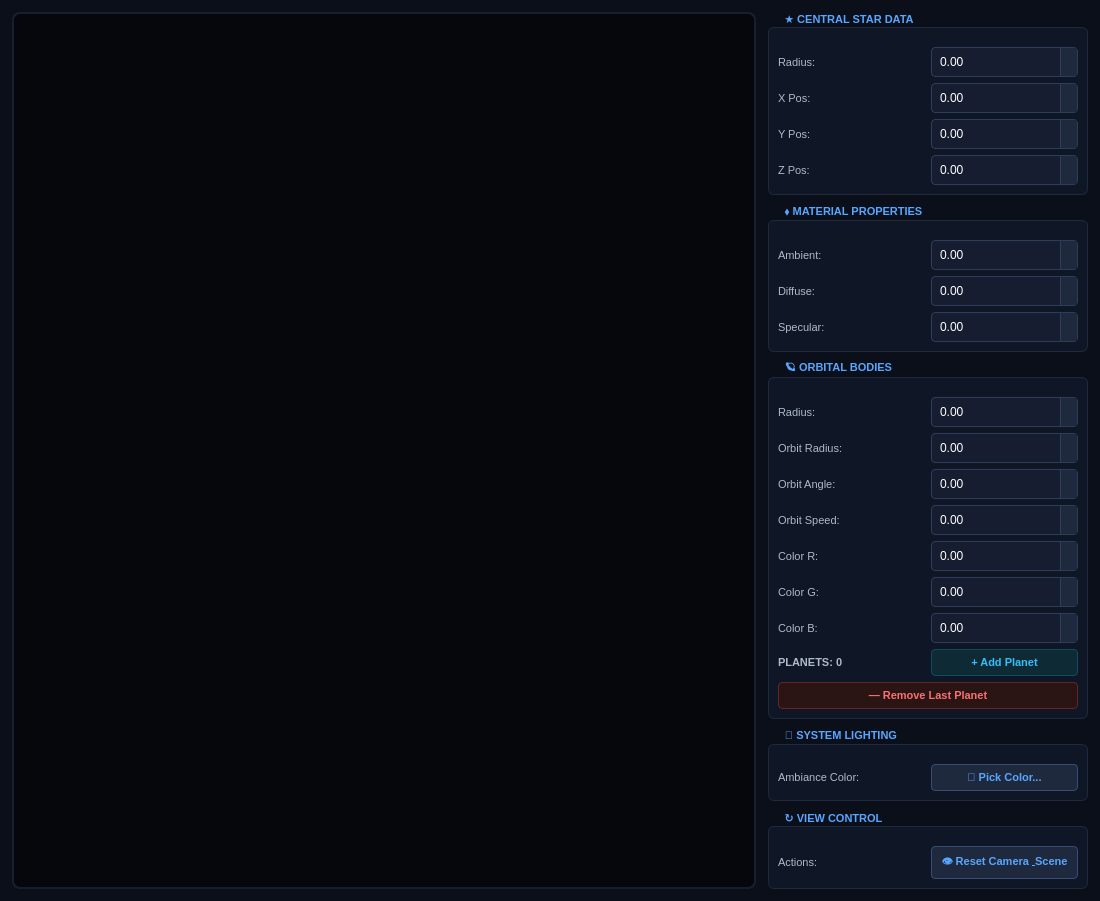
<?xml version="1.0" encoding="UTF-8"?>
<ui version="4.0">
 <class>MainWindow</class>
 <widget class="QMainWindow" name="MainWindow">
  <property name="geometry">
   <rect>
    <x>0</x>
    <y>0</y>
    <width>1100</width>
    <height>800</height>
   </rect>
  </property>
  <property name="windowTitle">
   <string>Planet System Designer — ГРЕМИНI ED.</string>
  </property>
  <property name="styleSheet">
   <string notr="true">
    /* Глобальный стиль космического интерфейса */
    QMainWindow {
        background-color: #0b0f19;
    }
    QWidget#centralwidget {
        background-color: #0b0f19;
    }
    
    /* Стилизация панелей групп (Сайдбары) */
    QGroupBox {
        font-family: &quot;Segoe UI&quot;, &quot;Arial&quot;;
        font-size: 11px;
        font-weight: bold;
        color: #58a6ff;
        border: 1px solid #1f293d;
        border-radius: 6px;
        margin-top: 15px;
        padding-top: 10px;
        background-color: #0f1626;
    }
    QGroupBox::title {
        subcontrol-origin: margin;
        subcontrol-position: top left;
        left: 10px;
        padding: 0 5px;
    }

    /* Метки */
    QLabel {
        color: #adbac7;
        font-family: &quot;Segoe UI&quot;;
        font-size: 11px;
    }

    /* Поля ввода чисел (SpinBox) */
    QDoubleSpinBox {
        background-color: #161d30;
        color: #ffffff;
        border: 1px solid #2d3d5a;
        border-radius: 4px;
        padding: 4px 6px;
        min-height: 20px;
    }
    QDoubleSpinBox:focus {
        border: 1px solid #58a6ff;
        background-color: #1b243c;
    }
    QDoubleSpinBox::up-button, QDoubleSpinBox::down-button {
        background: #1f293d;
        border-left: 1px solid #2d3d5a;
        width: 16px;
    }
    QDoubleSpinBox::up-button:hover, QDoubleSpinBox::down-button:hover {
        background: #283854;
    }

    /* Интерактивные кнопки */
    QPushButton {
        background-color: #1f293d;
        color: #58a6ff;
        border: 1px solid #384d75;
        border-radius: 4px;
        padding: 6px;
        font-family: &quot;Segoe UI&quot;;
        font-weight: bold;
        font-size: 11px;
    }
    QPushButton:hover {
        background-color: #283854;
        border: 1px solid #58a6ff;
        color: #ffffff;
    }
    QPushButton:pressed {
        background-color: #111827;
    }

    /* Кастомный стиль для опасных/акцентных действий (типа добавления/удаления) */
    QPushButton#button_addPlanet {
        background-color: #0e2a35;
        border: 1px solid #114b5f;
        color: #38bdf8;
    }
    QPushButton#button_addPlanet:hover {
        background-color: #114b5f;
        border: 1px solid #38bdf8;
        color: #ffffff;
    }
    QPushButton#button_removePlanet {
        background-color: #2a1414;
        border: 1px solid #632525;
        color: #f87171;
    }
    QPushButton#button_removePlanet:hover {
        background-color: #632525;
        border: 1px solid #f87171;
        color: #ffffff;
    }

    /* Область рендеринга КГ */
    QGraphicsView {
        background-color: #05070c;
        border: 2px solid #161f30;
        border-radius: 8px;
    }
   </string>
  </property>
  <widget class="QWidget" name="centralwidget">
   <layout class="QHBoxLayout" name="horizontalLayout_main">
    <property name="spacing">
     <number>12</number>
    </property>
    <property name="leftMargin">
     <number>12</number>
    </property>
    <property name="topMargin">
     <number>12</number>
    </property>
    <property name="rightMargin">
     <number>12</number>
    </property>
    <property name="bottomMargin">
     <number>12</number>
    </property>
    
    <item>
     <widget class="QGraphicsView" name="graphicsView">
      <property name="sizePolicy">
       <sizepolicy hsizetype="Expanding" vsizetype="Expanding">
       <horstretch>0</horstretch>
        <verstretch>0</verstretch>
       </sizepolicy>
      </property>
     </widget>
    </item>
    
    <item>
     <widget class="QWidget" name="panelContainer" native="true">
      <property name="minimumSize">
       <size>
        <width>320</width>
        <height>0</height>
       </size>
      </property>
      <property name="maximumSize">
       <size>
        <width>340</width>
        <height>16777215</height>
       </size>
      </property>
      <layout class="QVBoxLayout" name="verticalLayout_sidebar">
       <property name="spacing">
        <number>10</number>
       </property>
       <property name="margin">
        <number>0</number>
       </property>
       
       <item>
        <widget class="QGroupBox" name="group_star">
         <property name="title">
          <string>★ CENTRAL STAR DATA</string>
         </property>
         <layout class="QGridLayout" name="gridLayout_star">
          <item row="0" column="0">
           <widget class="QLabel" name="label_1"><property name="text"><string>Radius:</string></property></widget>
          </item>
          <item row="0" column="1">
           <widget class="QDoubleSpinBox" name="spinBox_starRadius"/>
          </item>
          <item row="1" column="0">
           <widget class="QLabel" name="label_2"><property name="text"><string>X Pos:</string></property></widget>
          </item>
          <item row="1" column="1">
           <widget class="QDoubleSpinBox" name="spinBox_starX"/>
          </item>
          <item row="2" column="0">
           <widget class="QLabel" name="label_3"><property name="text"><string>Y Pos:</string></property></widget>
          </item>
          <item row="2" column="1">
           <widget class="QDoubleSpinBox" name="spinBox_starY"/>
          </item>
          <item row="3" column="0">
           <widget class="QLabel" name="label_4"><property name="text"><string>Z Pos:</string></property></widget>
          </item>
          <item row="3" column="1">
           <widget class="QDoubleSpinBox" name="spinBox_starZ"/>
          </item>
         </layout>
        </widget>
       </item>
       
       <item>
        <widget class="QGroupBox" name="group_material">
         <property name="title">
          <string>⬧ MATERIAL PROPERTIES</string>
         </property>
         <layout class="QGridLayout" name="gridLayout_material">
          <item row="0" column="0">
           <widget class="QLabel" name="label_5"><property name="text"><string>Ambient:</string></property></widget>
          </item>
          <item row="0" column="1">
           <widget class="QDoubleSpinBox" name="spinBox_matAmbient"/>
          </item>
          <item row="1" column="0">
           <widget class="QLabel" name="label_6"><property name="text"><string>Diffuse:</string></property></widget>
          </item>
          <item row="1" column="1">
           <widget class="QDoubleSpinBox" name="spinBox_matDiffuse"/>
          </item>
          <item row="2" column="0">
           <widget class="QLabel" name="label_7"><property name="text"><string>Specular:</string></property></widget>
          </item>
          <item row="2" column="1">
           <widget class="QDoubleSpinBox" name="spinBox_matSpecular"/>
          </item>
         </layout>
        </widget>
       </item>
       
       <item>
        <widget class="QGroupBox" name="group_planets">
         <property name="title">
          <string>🪐 ORBITAL BODIES</string>
         </property>
         <layout class="QVBoxLayout" name="verticalLayout_planets">
          <item>
           <layout class="QGridLayout" name="gridLayout_planetParams">
            <item row="0" column="0">
             <widget class="QLabel" name="label_8"><property name="text"><string>Radius:</string></property></widget>
             </item>
            <item row="0" column="1">
             <widget class="QDoubleSpinBox" name="spinBox_planetRadius"/>
            </item>
            <item row="1" column="0">
             <widget class="QLabel" name="label_9"><property name="text"><string>Orbit Radius:</string></property></widget>
            </item>
            <item row="1" column="1">
             <widget class="QDoubleSpinBox" name="spinBox_planetOrbitRadius"/>
            </item>
            <item row="2" column="0">
             <widget class="QLabel" name="label_10"><property name="text"><string>Orbit Angle:</string></property></widget>
            </item>
            <item row="2" column="1">
             <widget class="QDoubleSpinBox" name="spinBox_planetOrbitAngle"/>
            </item>
            <item row="3" column="0">
             <widget class="QLabel" name="label_11"><property name="text"><string>Orbit Speed:</string></property></widget>
            </item>
            <item row="3" column="1">
             <widget class="QDoubleSpinBox" name="spinBox_planetOrbitSpeed"/>
            </item>
            <item row="4" column="0">
             <widget class="QLabel" name="label_12"><property name="text"><string>Color R:</string></property></widget>
            </item>
            <item row="4" column="1">
             <widget class="QDoubleSpinBox" name="spinBox_planetColorR"/>
            </item>
            <item row="5" column="0">
             <widget class="QLabel" name="label_13"><property name="text"><string>Color G:</string></property></widget>
            </item>
            <item row="5" column="1">
             <widget class="QDoubleSpinBox" name="spinBox_planetColorG"/>
            </item>
            <item row="6" column="0">
             <widget class="QLabel" name="label_14"><property name="text"><string>Color B:</string></property></widget>
            </item>
            <item row="6" column="1">
             <widget class="QDoubleSpinBox" name="spinBox_planetColorB"/>
            </item>
           </layout>
          </item>
          <item>
           <layout class="QHBoxLayout" name="horizontalLayout_planetCount">
            <item>
             <widget class="QLabel" name="label_planetCount">
              <property name="text">
               <string>PLANETS: 0</string>
              </property>
              <property name="font">
               <font>
                <weight>75</weight>
                <bold>true</bold>
               </font>
              </property>
             </widget>
            </item>
            <item>
             <widget class="QPushButton" name="button_addPlanet">
              <property name="text">
               <string>+ Add Planet</string>
              </property>
             </widget>
            </item>
           </layout>
          </item>
          <item>
           <widget class="QPushButton" name="button_removePlanet">
            <property name="text">
             <string>— Remove Last Planet</string>
            </property>
           </widget>
          </item>
         </layout>
        </widget>
       </item>
       
       <item>
        <widget class="QGroupBox" name="group_lighting">
         <property name="title">
          <string>💡 SYSTEM LIGHTING</string>
         </property>
         <layout class="QHBoxLayout" name="horizontalLayout_lighting">
          <item>
           <widget class="QLabel" name="label_15">
            <property name="text">
             <string>Ambiance Color:</string>
            </property>
           </widget>
          </item>
          <item>
           <widget class="QPushButton" name="button_pickColor">
            <property name="text">
             <string>🌈 Pick Color...</string>
            </property>
           </widget>
           </item>
         </layout>
        </widget>
       </item>
       
       <item>
        <widget class="QGroupBox" name="group_view">
         <property name="title">
          <string>↻ VIEW CONTROL</string>
         </property>
         <layout class="QHBoxLayout" name="horizontalLayout_view">
          <item>
           <widget class="QLabel" name="label_16">
            <property name="text">
             <string>Actions:</string>
            </property>
           </widget>
          </item>
          <item>
           <widget class="QPushButton" name="button_resetView">
            <property name="text">
             <string>👁 Reset Camera &amp; Scene</string>
            </property>
           </widget>
          </item>
         </layout>
        </widget>
       </item>
       
       <item>
        <spacer name="verticalSpacer">
         <property name="orientation">
          <enum>Qt::Vertical</enum>
         </property>
         <property name="sizeHint" stdset="0">
          <size>
           <width>20</width>
           <height>40</height>
          </size>
         </property>
        </spacer>
       </item>
      </layout>
     </widget>
    </item>
   </layout>
  </widget>
 </widget>
 <resources/>
 <connections/>
</ui>
